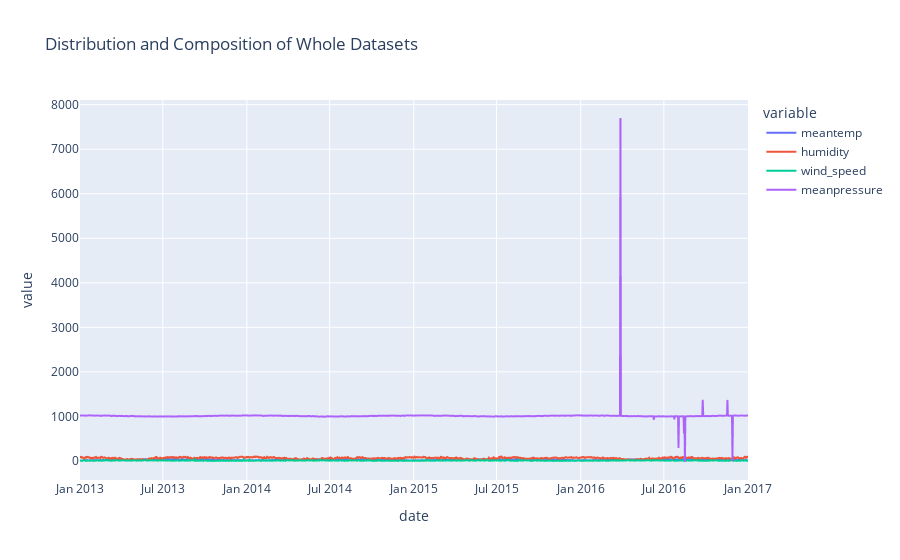

Notebook source saved alongside this figure:
### Code cell
fig = px.line(df, title='Distribution and Composition of Whole Datasets')
fig.show()

### Figure 1 — Plotly figure (JSON) as saved in the notebook; plotly's stock layout.template omitted (floating-point values rounded to 4 significant figures; data arrays with more than 128 entries replaced by an {"elided": "..."} marker saying what was removed)
{"data": [{"hovertemplate": "variable=meantemp<br>date=%{x}<br>value=%{y}<extra></extra>", "legendgroup": "meantemp", "line": {"color": "#636efa", "dash": "solid"}, "marker": {"symbol": "circle"}, "mode": "lines", "name": "meantemp", "showlegend": true, "type": "scattergl", "x": {"elided": "1462 str values"}, "xaxis": "x", "y": {"elided": "1462 float values"}, "yaxis": "y"}, {"hovertemplate": "variable=humidity<br>date=%{x}<br>value=%{y}<extra></extra>", "legendgroup": "humidity", "line": {"color": "#EF553B", "dash": "solid"}, "marker": {"symbol": "circle"}, "mode": "lines", "name": "humidity", "showlegend": true, "type": "scattergl", "x": {"elided": "1462 str values"}, "xaxis": "x", "y": {"elided": "1462 float values"}, "yaxis": "y"}, {"hovertemplate": "variable=wind_speed<br>date=%{x}<br>value=%{y}<extra></extra>", "legendgroup": "wind_speed", "line": {"color": "#00cc96", "dash": "solid"}, "marker": {"symbol": "circle"}, "mode": "lines", "name": "wind_speed", "showlegend": true, "type": "scattergl", "x": {"elided": "1462 str values"}, "xaxis": "x", "y": {"elided": "1462 float values"}, "yaxis": "y"}, {"hovertemplate": "variable=meanpressure<br>date=%{x}<br>value=%{y}<extra></extra>", "legendgroup": "meanpressure", "line": {"color": "#ab63fa", "dash": "solid"}, "marker": {"symbol": "circle"}, "mode": "lines", "name": "meanpressure", "showlegend": true, "type": "scattergl", "x": {"elided": "1462 str values"}, "xaxis": "x", "y": {"elided": "1462 float values"}, "yaxis": "y"}], "layout": {"legend": {"title": {"text": "variable"}, "tracegroupgap": 0}, "title": {"text": "Distribution and Composition of Whole Datasets"}, "xaxis": {"anchor": "y", "domain": [0, 1], "title": {"text": "date"}}, "yaxis": {"anchor": "x", "domain": [0, 1], "title": {"text": "value"}}}}
